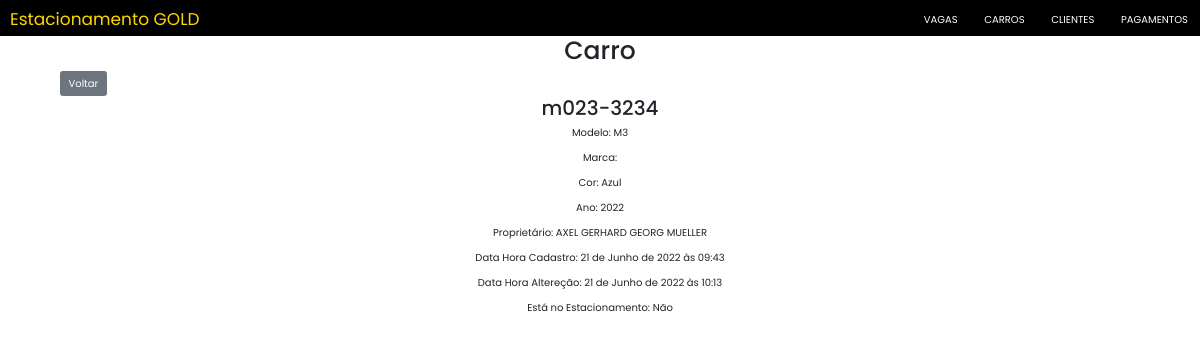
The page /carros/detail/1/ on the database its author committed.
### mainCarros/models.py (models this page shows, shortened)
class Carro(models.Model):
    modelo = models.CharField(max_length=20)
    marca = EnumChoiceField(EnumMarcas)
    cor = models.CharField(max_length=20)
    ano = models.IntegerField()
    placa = models.CharField(max_length=15, unique=True)
    proprietario = models.ForeignKey(Cliente, on_delete=models.CASCADE)
    dataHoraCadastro = models.DateTimeField(
        auto_now_add=True, editable=False, verbose_name="Data e Hora Cadastro")
    dataHoraAlteracao = models.DateTimeField(
        auto_now=True, editable=False, verbose_name="Data e Hora Alteração")
    ocupandoVaga = models.BooleanField(default=False, editable=False)

### mainClientes/models.py (models this page shows)
class Cliente(models.Model):
    nome = models.CharField(max_length=255)
    cpf = models.CharField(max_length=14, unique=True, verbose_name="CPF")
    rg = models.CharField(max_length=10, verbose_name="RG")
    data_nascimento = models.DateField(verbose_name="Data de Nascimento")
    endereco = models.CharField(max_length=80, verbose_name="Endereço")
    telefone = models.CharField(max_length=15, verbose_name="Telefone")
    cidade = models.CharField(max_length=50, verbose_name="Cidade")
    uF = EnumChoiceField(EnumUF)
    dataHoraCadastro = models.DateTimeField(
        auto_now_add=True, editable=False, verbose_name="Data e Hora Cadastro")
    dataHoraAlteracao = models.DateTimeField(
        auto_now=True, editable=False, verbose_name="Data e Hora Alteração")
    def __str__(self) -> str:
        return self.nome

### mainCarros/views.py (the view)
# urls.py: path("detail/<int:pk>/", views.CarroDetail.as_view(), name="detail"),
class CarroDetail(DetailView):
    model = Carro
    fields = '__all__'

### mainCarros/templates/mainCarros/carro_detail.html (shortened to what this page needs)
{% extends 'Estacionamento/base.html' %}
{% load static %}
{% block titleBody %}Carro{% endblock %}
{% block content %}
<a style="margin-left: 5%" href="{% url 'mainCarros:list' %}"><input type="submit" class="btn btn-secondary" value="Voltar" /></a>
<div style="text-align:center; margin-left: 25%; margin-right: 25%">
    <h2>{{carro.placa}}</h2>
    <p>Modelo: {{carro.modelo}}</p>
    <p>Marca: {{carro.marca.value}}</p>
    <p>Cor: {{carro.cor}}</p>
    <p>Ano: {{carro.ano}}</p>
    <p>Proprietário: {{carro.proprietario}}</p>
    <p>Data Hora Cadastro: {{carro.dataHoraCadastro}}</p>
    <p>Data Hora Altereção: {{carro.dataHoraAlteracao}}</p>
    <p>Está no Estacionamento:
        {% if carro.ocupandoVaga == True %}
            Sim
        {% else %}
            Não
        {% endif %}
    </p>
</div>
{% endblock %}

### Estacionamento/static/index.css (style rules this page uses)
body { font-family: "Poppins", sans-serif; }

### rows shown on the page
Carro: placa "m023-3234", modelo "M3", cor "Azul", ano "2022", proprietario "AXEL GERHARD GEORG MUELLER", dataHoraCadastro "21 de Junho de 2022 às 09:43", dataHoraAlteracao "21 de Junho de 2022 às 10:13"
